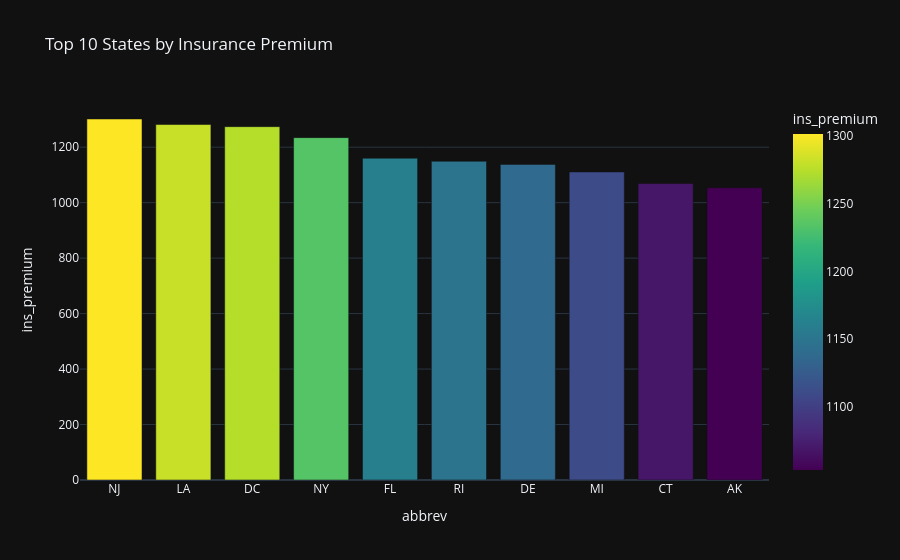

The notebook cell this image was saved under:
### Code cell
top10 = df.sort_values('ins_premium', ascending=False).head(10)
fig = px.bar(top10, x='abbrev', y='ins_premium', 
                 color='ins_premium', 
                 color_continuous_scale='Viridis',
                 template='plotly_dark',
                 title='Top 10 States by Insurance Premium'
)
fig.show()

### Figure 1 — Plotly figure (JSON) as saved in the notebook; plotly's stock layout.template omitted (floating-point values rounded to 4 significant figures)
{"data": [{"hovertemplate": "abbrev=%{x}<br>ins_premium=%{marker.color}<extra></extra>", "legendgroup": "", "marker": {"color": [1302.0, 1282.0, 1274.0, 1234.0, 1160.0, 1149.0, 1138.0, 1111.0, 1069.0, 1053.0], "coloraxis": "coloraxis", "pattern": {"shape": ""}}, "name": "", "orientation": "v", "showlegend": false, "textposition": "auto", "type": "bar", "x": ["NJ", "LA", "DC", "NY", "FL", "RI", "DE", "MI", "CT", "AK"], "xaxis": "x", "y": [1302.0, 1282.0, 1274.0, 1234.0, 1160.0, 1149.0, 1138.0, 1111.0, 1069.0, 1053.0], "yaxis": "y"}], "layout": {"barmode": "relative", "coloraxis": {"autocolorscale": false, "colorbar": {"title": {"text": "ins_premium"}}, "colorscale": [[0, "#440154"], [0.1111, "#482878"], [0.2222, "#3e4989"], [0.3333, "#31688e"], [0.4444, "#26828e"], [0.5556, "#1f9e89"], [0.6667, "#35b779"], [0.7778, "#6ece58"], [0.8889, "#b5de2b"], [1, "#fde725"]]}, "legend": {"tracegroupgap": 0}, "title": {"text": "Top 10 States by Insurance Premium"}, "xaxis": {"anchor": "y", "domain": [0, 1], "title": {"text": "abbrev"}}, "yaxis": {"anchor": "x", "domain": [0, 1], "title": {"text": "ins_premium"}}}}
